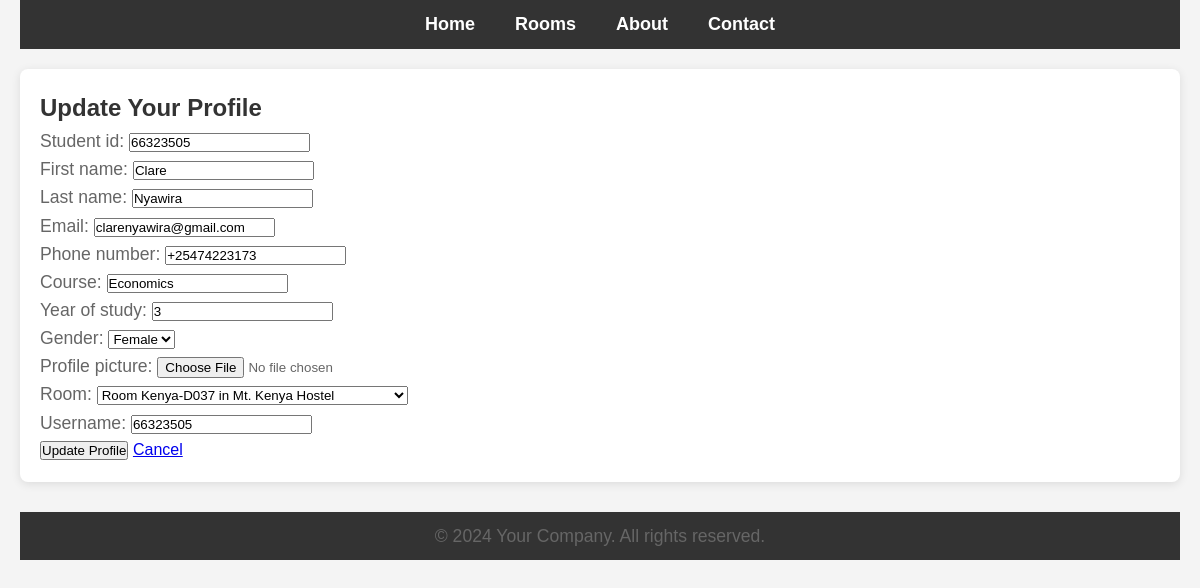
Page /student/update_profile/ (signed in) on the committed database.
### main/models.py (models this page shows, shortened)
class Student(models.Model):
    GENDER_CHOICES = [
        ('Male', 'Male'),
        ('Female', 'Female'),
    ]
    student_id = models.CharField(max_length=20, unique=True)
    first_name = models.CharField(max_length=50)
    last_name = models.CharField(max_length=50)
    email = models.EmailField()
    phone_number = models.CharField(max_length=15)
    course = models.CharField(max_length=100)
    year_of_study = models.PositiveIntegerField()
    gender = models.CharField(max_length=10, choices=GENDER_CHOICES)
    profile_picture = models.ImageField(upload_to='profile_pics/', blank=True, null=True)
    room = models.ForeignKey('Room', on_delete=models.SET_NULL, null=True, blank=True)
    date_registered = models.DateTimeField(auto_now_add=True)
    username = models.CharField(max_length=20,  blank=True)

### main/views.py (the view)
# urls.py: path('student/update_profile/', views.update_profile, name='update_profile'),
def update_profile(request):
    user = request.user
    try:
        student = Student.objects.get(student_id=user.username)
    except Student.DoesNotExist:
        messages.error(request, "Student information not found.")
        return redirect('student_dashboard')
    if request.method == 'POST':
        form = StudentProfileUpdateForm(request.POST, request.FILES, instance=student)
        if form.is_valid():
            form.save()
            messages.success(request, "Profile updated successfully!")
            return redirect('student_dashboard')
    else:
        form = StudentProfileUpdateForm(instance=student)
    return render(request, 'students/update_profile.html', {'form': form})

### main/forms.py
class StudentProfileUpdateForm(forms.ModelForm):
    class Meta:
        model = Student
        fields = '__all__'

### main/models.py (called while the page is built)
    def __str__(self):
        return f"Room {self.room_number} in {self.hostel.name}"

### templates/students/update_profile.html (shortened to what this page needs)
{% extends 'base.html' %}
{% block content %}
  <h2>Update Your Profile</h2>
  <div class="update-profile">
    <form method="POST" enctype="multipart/form-data">
      {{ form.as_p }}
      <div class="form-actions">
        <button type="submit" class="btn btn-primary">Update Profile</button>
        <a href="{% url 'student_dashboard' %}" class="btn btn-secondary">Cancel</a>
      </div>
    </form>
  </div>
{% endblock %}

### static/css/styles.css (style rules this page uses)
* { margin: 0; padding: 0; box-sizing: border-box; }
body { font-family: Arial, sans-serif; line-height: 1.6; background-color: #f4f4f4; color: #333; padding: 0 20px; }
p { font-size: 1.1rem; color: #666; }

### rows in the picture
Student: student_id "66323505", first_name "Clare", last_name "Nyawira", email "clarenyawira@gmail.com", phone_number "+25474223173", course "Economics", year_of_study "3", gender "Female", room "Room Kenya-D037 in Mt. Kenya Hostel", username "66323505"
